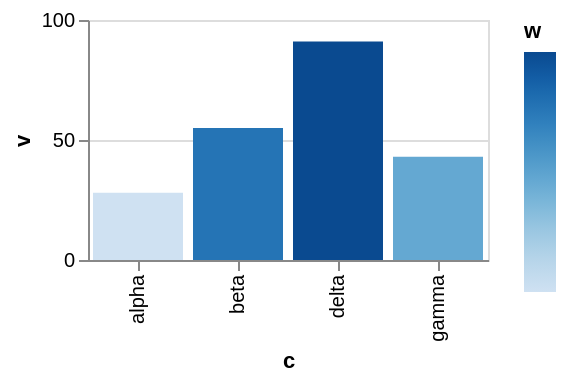

Vega-Lite specification stored for this chart:
### Vega-Lite specification from a JSON file in a GitHub repository (floating-point values rounded to 4 significant figures)
{"$schema": "https://vega.github.io/schema/vega-lite/v6.json", "width": 200, "height": 120, "data": {"values": [{"c": "alpha", "v": 28, "w": 3, "t": "2024-01-07"}, {"c": "beta", "v": 55, "w": 7, "t": "2024-03-19"}, {"c": "gamma", "v": 43, "w": 5, "t": "2024-06-02"}, {"c": "delta", "v": 91, "w": 9, "t": "2024-09-11"}]}, "mark": "bar", "encoding": {"x": {"field": "c", "type": "nominal"}, "y": {"field": "v", "type": "quantitative"}, "color": {"field": "w", "type": "quantitative", "scale": {"type": "log"}}}}
